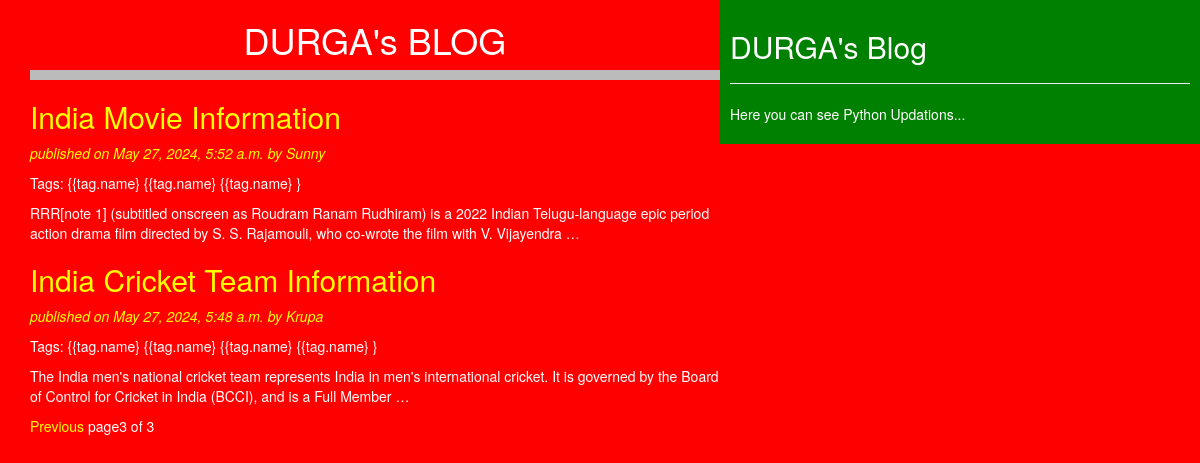
/?page=3, run on the app's committed database.
### blog/models.py (models this page shows, shortened)
class Post(models.Model):
    STATUS_CHOICES = (
        ('draft', 'Draft'),
        ('published', 'Published')
    )
    title = models.CharField(max_length=256)
    slug = models.SlugField(max_length=256, unique_for_date='publish')
    author = models.ForeignKey(User, related_name='blog_posts', on_delete=models.CASCADE)  # Added on_delete=models.CASCADE
    body = models.TextField()
    publish = models.DateTimeField(default=timezone.now)
    created = models.DateTimeField(auto_now_add=True)
    updated = models.DateTimeField(auto_now=True)
    status = models.CharField(max_length=10, choices=STATUS_CHOICES, default='draft')
    objects=CustomManager()
    tags=TaggableManager()
    class Meta:
        ordering = ('-publish',)  # Added a trailing comma to make it a tuple
    def get_absolute_url(self):
        return reverse('post_detail', args=[self.publish.year, self.publish.strftime('%m'), self.publish.strftime('%d'), self.slug])

### blog/views.py (the view)
# urls.py: path('', views.post_list_view),
def post_list_view(request,tag_slug=None):
    post_list=Post.objects.all()
    tag=None
    if tag_slug:
       tag=get_object_or_404(Tag,slug=tag_slug)
       post_list=post_list.filter(tags__in=[tag])
    paginator=Paginator(post_list,2)
    page_number=request.GET.get('page')
    try:
        post_list=paginator.page(page_number)
    except PageNotAnInteger:
        post_list=paginator.page(1)
    except EmptyPage:
        post_list=paginator.page(paginator.num_pages)
    return render(request,'blog/post_list.html',{'post_list':post_list})

### blog/models.py (called while the page is built)
    def get_queryset(self) -> models.QuerySet:
        return super().get_queryset().filter(status='published')

### blog/templates/blog/post_list.html (shortened to what this page needs)
<!DOCTYPE html>
{%extends 'blog/base.html'%}
{%block content%}
   <h1>DURGA's BLOG</h1>
   {%for post in post_list%}
           <a href="{{post.get_absolute_url}}"><h2>{{post.title}}</h2></a>
           <p id="date"> published on  {{post.publish}} by {{post.author|title}}</p>
           <p>Tags:
            {%for tag in post.tags.all%}
            {{tag.name}
            {%endfor%}}
           </p>
           {{post.body|truncatewords:30|linebreaks}}
   {%endfor%}
   {% include 'blog/pagination.html' with page=post_list%}
{%endblock%}

### blog/templates/blog/base.html (shortened to what this page needs)
<!DOCTYPE html>
{% load static %}
<html lang="en">
<head>
        <link rel="stylesheet" href="https://cdn.jsdelivr.net/npm/bootstrap@3.4.1/dist/css/bootstrap.min.css"
>
        <link rel="stylesheet" href="{% static 'css/blog.css' %}">
</head>
<body>
    <div class="content">
        {%block content%}{%endblock%}
    </div>
    <div class="sidebar">
        <h2>DURGA's Blog</h2>
        <hr>
        <p>Here you can see Python Updations...</p>
    </div>
</body>
</html>

### blog/templates/blog/pagination.html (shortened to what this page needs)
<!DOCTYPE html>
<div class="paginator">
    {%if page.has_previous%}
      <a href="?page={{page.previous_page_number}}">Previous</a>
    {%endif%}
   <span> page{{page.number}} of {{page.paginator.num_pages}}</span>&nbsp
</div>

### blog/templates/static/css/blog.css (style rules this page uses)
.content { width: 60%; float: left; padding: 0 0 0 30px; background: red; height:100%; }
.sidebar { width: 40%; float: right; padding:10px; background: green; height:100%; }
h1 { text-align: center; border-bottom: 10px solid #bbb; padding-bottom: 10px; }
body { color:white; background-color: red; }
#date { font-style: italic; color:yellow; }
a { color:yellow; }

### data on the page
Post: title "India Movie Information", publish "May 27, 2024, 5:52 a.m.", author "Sunny", body "RRR[note 1] (subtitled onscreen as Roudram Ranam Rudhiram) is a 2022 Indian Telugu-language epic period action drama film directed by S. S. Rajamouli, who co-wrote the film with V. Vijayendra …"
Post: title "India Cricket Team Information", publish "May 27, 2024, 5:48 a.m.", author "Krupa", body "The India men's national cricket team represents India in men's international cricket. It is governed by the Board of Control for Cricket in India (BCCI), and is a Full Member …"

### other printed values
{{ page.number }} "3"
{{ page.paginator.num_pages }} "3"
